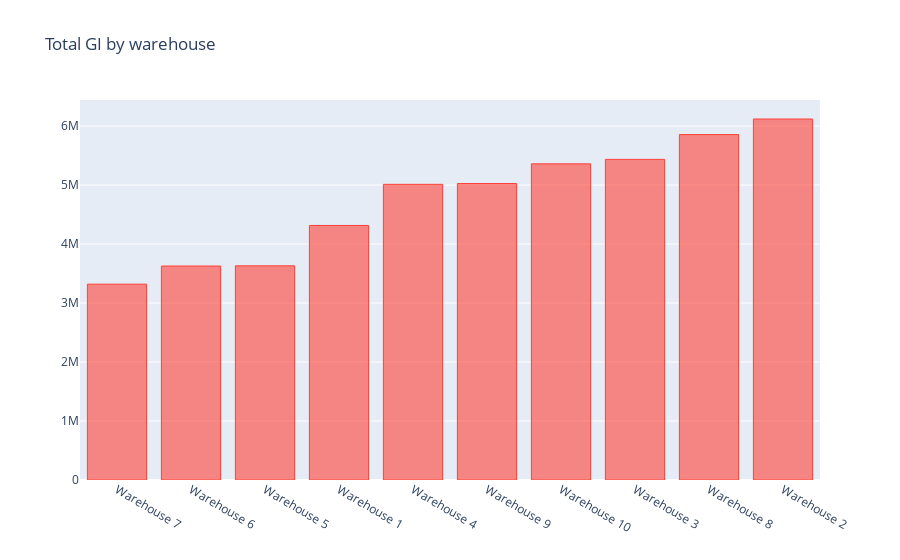

Notebook cell for this chart:
### Markdown cell above
# GI per store - bar chart

### Code cell
store_total = features.groupby(['store'])['sales'].sum().to_frame().reset_index()
store_total.sort_values(by = ['sales'], ascending=True, inplace=True)
labels = ['Warehouse {}'.format(i) for i in store_total.store]

trace = go.Bar(
    y= store_total.sales, x= labels,
    marker=dict(color='rgba(255, 65, 54, 0.6)', line=dict(color='rgba(255, 65, 54, 1.0)', width=1)),
    name='Total GI per warehouse', orientation='v'
)

layout = go.Layout(autosize=True, title= 'Total GI by warehouse')
fig = go.Figure(data=[trace], layout=layout)
iplot(fig)

### Figure 1 — Plotly figure (JSON) as saved in the notebook; plotly's stock layout.template omitted (floating-point values rounded to 4 significant figures)
{"data": [{"marker": {"color": "rgba(255, 65, 54, 0.6)", "line": {"color": "rgba(255, 65, 54, 1.0)", "width": 1}}, "name": "Total GI per warehouse", "orientation": "v", "type": "bar", "x": ["Warehouse 7", "Warehouse 6", "Warehouse 5", "Warehouse 1", "Warehouse 4", "Warehouse 9", "Warehouse 10", "Warehouse 3", "Warehouse 8", "Warehouse 2"], "y": [3320009, 3627670, 3631016, 4315603, 5012639, 5025976, 5360158, 5435144, 5856169, 6120128]}], "layout": {"autosize": true, "title": {"text": "Total GI by warehouse"}}}
